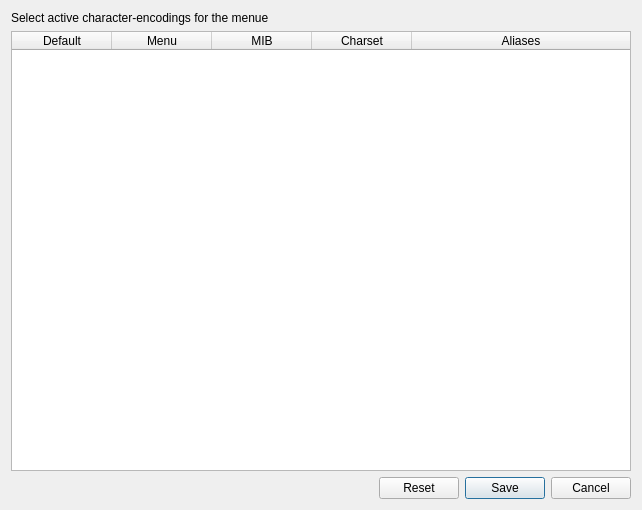
<?xml version="1.0" encoding="UTF-8"?>
<ui version="4.0">
 <class>SelectEncodings</class>
 <widget class="QDialog" name="SelectEncodings">
  <property name="geometry">
   <rect>
    <x>0</x>
    <y>0</y>
    <width>642</width>
    <height>510</height>
   </rect>
  </property>
  <property name="windowTitle">
   <string>Select Encodings</string>
  </property>
  <layout class="QVBoxLayout" name="verticalLayout">
   <item>
    <widget class="QLabel" name="label">
     <property name="text">
      <string>Select active character-encodings for the menue</string>
     </property>
    </widget>
   </item>
   <item>
    <widget class="QTableWidget" name="tableWidget">
     <property name="editTriggers">
      <set>QAbstractItemView::NoEditTriggers</set>
     </property>
     <property name="showDropIndicator" stdset="0">
      <bool>false</bool>
     </property>
     <property name="alternatingRowColors">
      <bool>true</bool>
     </property>
     <property name="selectionMode">
      <enum>QAbstractItemView::NoSelection</enum>
     </property>
     <property name="selectionBehavior">
      <enum>QAbstractItemView::SelectRows</enum>
     </property>
     <property name="sortingEnabled">
      <bool>true</bool>
     </property>
     <attribute name="horizontalHeaderCascadingSectionResizes">
      <bool>true</bool>
     </attribute>
     <attribute name="horizontalHeaderHighlightSections">
      <bool>false</bool>
     </attribute>
     <attribute name="horizontalHeaderShowSortIndicator" stdset="0">
      <bool>true</bool>
     </attribute>
     <attribute name="horizontalHeaderStretchLastSection">
      <bool>true</bool>
     </attribute>
     <attribute name="verticalHeaderVisible">
      <bool>false</bool>
     </attribute>
     <column>
      <property name="text">
       <string>Default</string>
      </property>
     </column>
     <column>
      <property name="text">
       <string>Menu</string>
      </property>
     </column>
     <column>
      <property name="text">
       <string>MIB</string>
      </property>
     </column>
     <column>
      <property name="text">
       <string>Charset</string>
      </property>
     </column>
     <column>
      <property name="text">
       <string>Aliases</string>
      </property>
     </column>
    </widget>
   </item>
   <item>
    <widget class="QWidget" name="widget" native="true">
     <layout class="QHBoxLayout" name="horizontalLayout">
      <property name="leftMargin">
       <number>0</number>
      </property>
      <property name="topMargin">
       <number>0</number>
      </property>
      <property name="rightMargin">
       <number>0</number>
      </property>
      <property name="bottomMargin">
       <number>0</number>
      </property>
      <item>
       <spacer name="horizontalSpacer">
        <property name="orientation">
         <enum>Qt::Horizontal</enum>
        </property>
        <property name="sizeHint" stdset="0">
         <size>
          <width>459</width>
          <height>20</height>
         </size>
        </property>
       </spacer>
      </item>
      <item>
       <widget class="QPushButton" name="pbReset">
        <property name="text">
         <string>Reset</string>
        </property>
       </widget>
      </item>
      <item>
       <widget class="QPushButton" name="pbSave">
        <property name="text">
         <string>Save</string>
        </property>
        <property name="default">
         <bool>true</bool>
        </property>
       </widget>
      </item>
      <item>
       <widget class="QPushButton" name="pbCancel">
        <property name="text">
         <string>Cancel</string>
        </property>
       </widget>
      </item>
     </layout>
    </widget>
   </item>
  </layout>
 </widget>
 <resources/>
 <connections/>
</ui>
